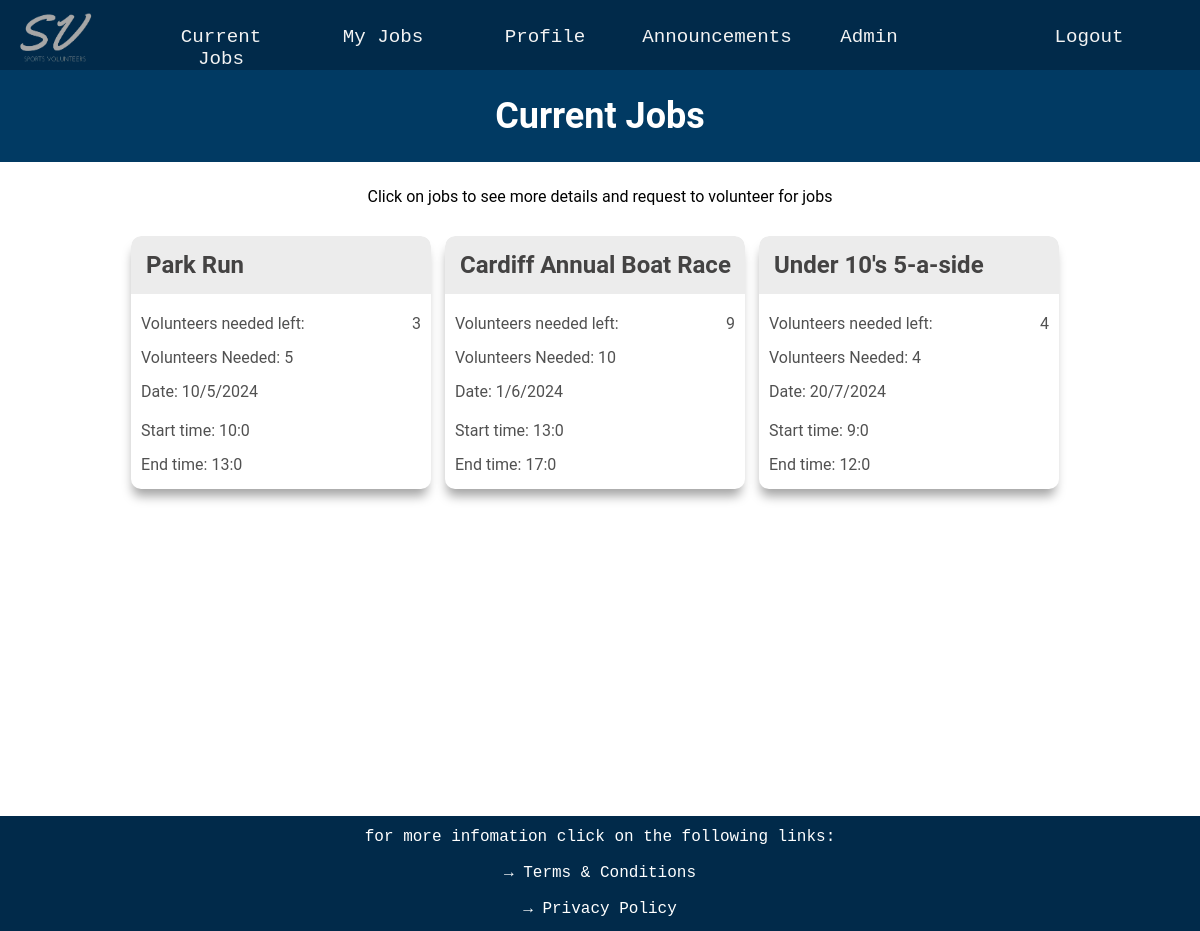
Screenshot of /current_jobs (signed in) with the database file from the repository.
### website/databases.py (models this page shows, shortened)
class Jobs(UserMixin, db.Model):
    __tablename__ = 'jobs'
    job_id = db.Column(db.Integer, primary_key=True)
    job_name = db.Column(db.String(20))
    volunteers_needed = db.Column(db.Integer)
    volunteers_needed_left = db.Column(db.Integer)
    start_time = db.Column(db.String(20))
    end_time = db.Column(db.String(20))
    date = db.Column(db.String(20))
    job_description = db.Column(db.String(300))
    job_qualifications = db.relationship('Qualification', secondary=job_requirements,
                                         backref=db.backref('required_for_jobs', lazy='subquery'))

### website/routes.py (the view)
@app.route('/current_jobs', methods=['GET', 'POST'])
def current_jobs():
    jobs = Jobs.query.all()
    current_user_id = current_user.get_id()
    user = User.query.get(current_user_id)
    user_qualifications_ids = {q.qualifications_id for q in user.qualifications}
    qualified_jobs_ids = []
    for job in jobs:
        job_requirement_ids = {qr.qualifications_id for qr in job.job_qualifications}
        if job_requirement_ids.issubset(user_qualifications_ids):
            qualified_jobs_ids.append(job.job_id)
    assigned_job_ids = []
    assigned_jobs = UserJobLink.query.filter_by(user_id=current_user_id).all()
    for assigned_job in assigned_jobs:
        assigned_job_ids.append(assigned_job.job_id)
    requested_job_ids = []
    requested_jobs = Requests.query.filter_by(user_id=current_user_id).all()
    for requested in requested_jobs:
        requested_job_ids.append(requested.job_id)
    if 'job_id_request' in request.form:
        job_id_request = request.form['job_id_request']
        new_request = Requests(user_id=current_user_id, job_id=job_id_request)
        db.session.add(new_request)
        db.session.commit()
        return redirect(url_for('current_jobs'))
    return render_template('current_jobs.html', jobs=jobs, qualified_jobs_ids=qualified_jobs_ids,
                           requested_job_ids=requested_job_ids, assigned_job_ids=assigned_job_ids, prescription_level = prescription_level)

### website/databases.py (called while the page is built)
    def get_id(self):
        return str(self.user_id)

### website/routes.py (called while the page is built)
@lm.user_loader
def load_user(user_id):
    return User.query.get(int(user_id))

### website/templates/current_jobs.html (shortened to what this page needs)
{% extends "layout.html" %}
{% block page_content %}
<div class="timetable-title-box">
    <h1 class='timetable-title'>Current Jobs</h1>
</div>
{% if jobs %}
<p class="timetable-guide">Click on jobs to see more details and request to volunteer for jobs</p>
<div class="timetable-boxes">
    {% for job in jobs %}
    <div class="job-content">
        <element class='popup_element' onclick="togglePopup('{{ job.job_id }}')">
            <div class="job-box">
                <div class="job-name-box">
                    <div class="job-name"><b>{{ job.job_name }}</b></div>
                </div>
                <div>Volunteers needed left: <span>{{ job.volunteers_needed_left }}</span></div>
                <div>Volunteers Needed: <span>{{ job.volunteers_needed }}</span></div>
                <div>Date: <span>{{ job.date }}</span></div>
                <div>Start time: <span>{{ job.start_time }}</span></div>
                <div>End time: <span>{{ job.end_time }}</span></div>
            </div>
        </element>
    </div>
    {% endfor %}
</div>
{% else %}
<div class="no-jobs">
    <h1>No jobs found</h1>
    <p>There are no available jobs at the moment.</p>
</div>
{% endif %}
{% endblock %}

### website/static/styles.css (style rules this page uses)
.profile-title, .timetable-title { text-align: center; font-size: 3vw; color: white; }
.p-title-box, .timetable-title-box { background-color: #013A63; padding: 1px; margin-bottom: 25px; }
.timetable-guide { text-align: center; margin-bottom: 30px; }
.timetable-boxes { margin: 0px 50px; text-align: center; }
.job-content { display: inline-block; margin-right: 10px; text-align: left; width: 300px; white-space: nowrap; overflow: hidden; text-overflow: ellipsis; border-radius: 10px; margin-bottom: 20px; box-shadow: -1px 10px 11px -3px rgb(164, 164, 164); }
.job-box { border-radius: 10px; max-width: 300px; color: #515151; }
.job-name-box div { padding: 0px 10px; }
.job-name { font-size: 24px; color: rgb(68, 67, 67); }
.job-box div:nth-child(n + 2) { padding: 0px 10px 10px 10px; margin-bottom: 5px; }
.job-box div:nth-child(2) { display: flex; justify-content: space-between; margin-top: 20px; }
.job-box div:nth-child(4) { margin-bottom: 10px; }
.job-name-box { background-color: #ececec; padding: 15px 5px 15px 5px; border-radius: 10px 10px 0px 0px; }

### rows the page displays
Jobs: job_name "Park Run", volunteers_needed_left "3", volunteers_needed "5", date "10/5/2024", start_time "10:0", end_time "13:0"
Jobs: job_name "Cardiff Annual Boat Race", volunteers_needed_left "9", volunteers_needed "10", date "1/6/2024", start_time "13:0", end_time "17:0"
Jobs: job_name "Under 10's 5-a-side", volunteers_needed_left "4", volunteers_needed "4", date "20/7/2024", start_time "9:0", end_time "12:0"
